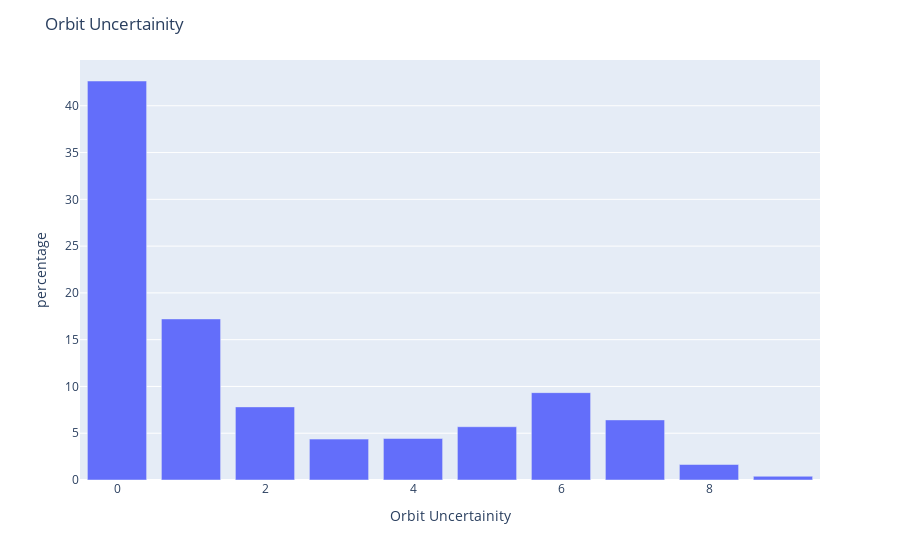

The notebook cell this image was saved under:
### Code cell
# get the values
print(df['Orbit Uncertainity'].value_counts())
print('\n')

# show Orbit uncertainty value chart
df1 = df.groupby(["Orbit Uncertainity"]).count().reset_index()

fig = px.bar(df1,
    y=df.groupby(["Orbit Uncertainity"]).size()/len(df)*100,
    x="Orbit Uncertainity")
fig.update_layout(yaxis_title='percentage',
    title_text='Orbit Uncertainity')
fig.show()

### Figure 1 — Plotly figure (JSON) as saved in the notebook; plotly's stock layout.template omitted (floating-point values rounded to 4 significant figures)
{"data": [{"alignmentgroup": "True", "hovertemplate": "Orbit Uncertainity=%{x}<br>y=%{y}<extra></extra>", "legendgroup": "", "marker": {"color": "#636efa", "pattern": {"shape": ""}}, "name": "", "offsetgroup": "", "orientation": "v", "showlegend": false, "textposition": "auto", "type": "bar", "x": [0, 1, 2, 3, 4, 5, 6, 7, 8, 9], "xaxis": "x", "y": [42.65, 17.22, 7.815, 4.371, 4.437, 5.695, 9.338, 6.424, 1.656, 0.3974], "yaxis": "y"}], "layout": {"barmode": "relative", "legend": {"tracegroupgap": 0}, "margin": {"t": 60}, "title": {"text": "Orbit Uncertainity"}, "xaxis": {"anchor": "y", "domain": [0, 1], "title": {"text": "Orbit Uncertainity"}}, "yaxis": {"anchor": "x", "domain": [0, 1], "title": {"text": "percentage"}}}}
